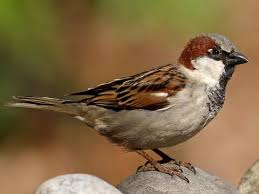
#> input picture image1.png, 259 x 194 px
$ python 'ex3-2(SIFT).py'
#> lines starting #> are read from the running program, lines starting #| are printed output that depends on the picture

# Exercise 2: SIFT Feature Extraction
import cv2
import matplotlib.pyplot as plt

img = cv2.imread('image1.png')
#> img is the input picture: shape (194, 259, 3); mean B, G, R 70.9, 106.2, 130.5
gray = cv2.cvtColor(img, cv2.COLOR_BGR2GRAY)
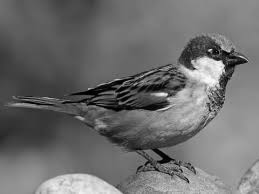
#> gray: shape (194, 259); min 0, max 253, mean 109.5
sift = cv2.SIFT_create()
keypoints, descriptors = sift.detectAndCompute(gray, None)
#> keypoints = 228 keypoints; strongest (x, y, size): (210, 50, 2.1), (207, 72, 18.7), (162, 94, 4.3), (218, 67, 8.5)
img_keypoints = cv2.drawKeypoints(img, keypoints, None, flags=cv2.DRAW_MATCHES_FLAGS_DRAW_RICH_KEYPOINTS)
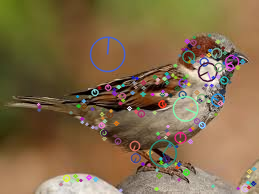
#> img_keypoints: shape (194, 259, 3); mean B, G, R 74.5, 107.6, 130.4

plt.imshow(cv2.cvtColor(img_keypoints, cv2.COLOR_BGR2RGB))
plt.title('SIFT Keypoints')
plt.axis('off')
plt.show()

$ run again, with image2.png copied over image1.png
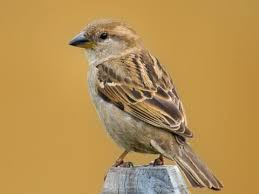
#> input picture image2.png, 259 x 194 px
#> img is the input picture: shape (194, 259, 3); mean B, G, R 83.2, 144.5, 182.2
#> `gray = cv2.cvtColor(img, cv2.COLOR_BGR2GRAY)`:
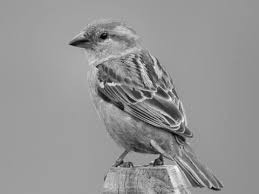
#> gray: shape (194, 259); min 2, max 254, mean 148.8
#> keypoints = 256 keypoints; strongest (x, y, size): (103, 37, 4.7), (212, 188, 1.9), (109, 84, 2.2), (75, 43, 4.9)
#> `img_keypoints = cv2.drawKeypoints(img, keypoints, None, flags=cv2.DRAW..`:
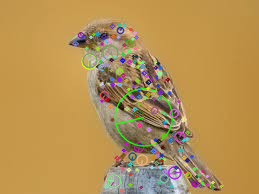
#> img_keypoints: shape (194, 259, 3); mean B, G, R 84.6, 145.2, 181.2
